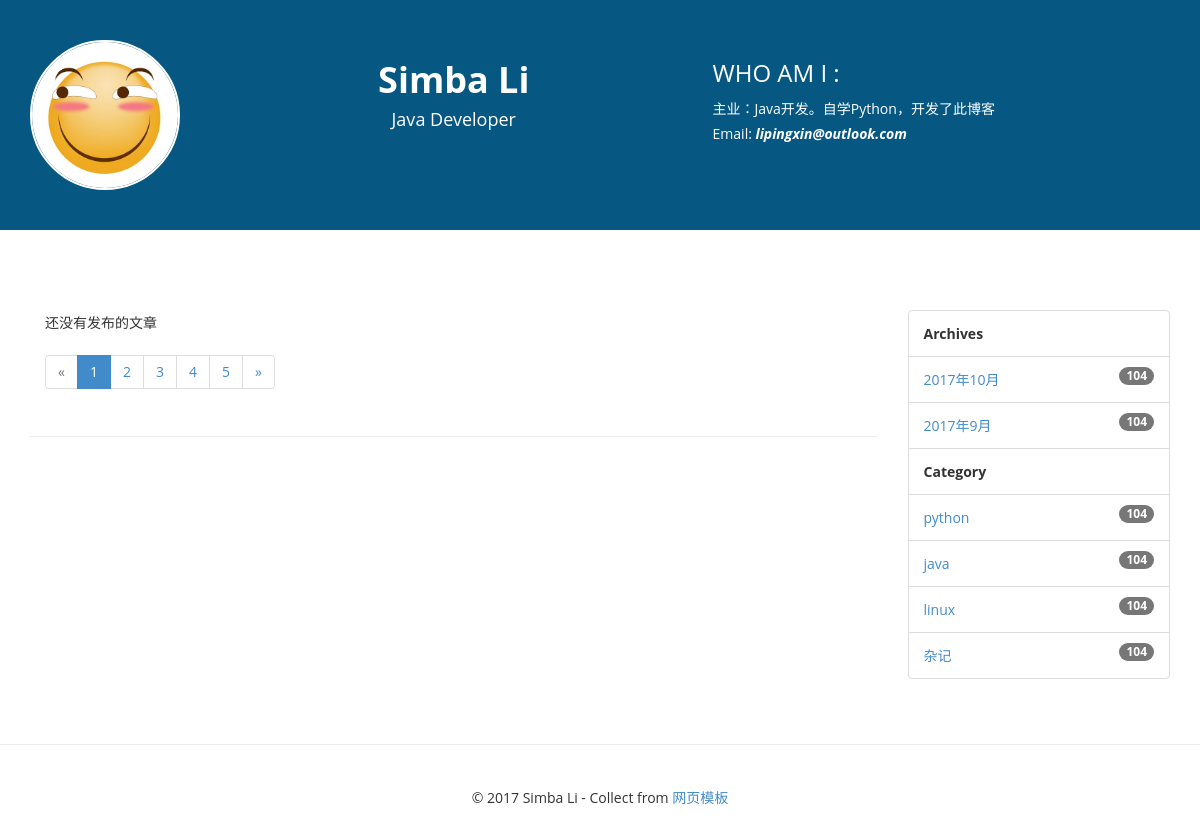
Page /category/1/ on the committed database.
### blog/models.py (models this page shows, shortened)
class Category(models.Model):
    name = models.CharField(max_length=100)

### blog/views.py (the view)
# urls.py: url(r'^category/(?P<pk>[0-9]+)/$', views.categories, name='category'),
def categories(request, pk):
    category = get_object_or_404(Category, pk=pk)
    posts = Post.objects.filter(category=category).order_by('-create_time')
    return render(request, 'blog/index.html', context={'posts': posts})

### blog/templatetags/blog_tags.py (called while the page is built)
@register.simple_tag()
def archives():
    return Post.objects.dates('create_time', 'month', order='DESC')

@register.simple_tag()
def get_categories():
    return Category.objects.all()

### templates/blog/index.html (shortened to what this page needs)
{% extends 'layout.html' %}
{% block main %}
<section>
    <div class="container">
        <div class="row">
            <div class="col-md-9">
                {% for post in posts %}
                <div class="blog-main">
                    <a href="{{ post.get_absolute_url }}">
                        <div class="heading-blog">
                            {{ post.title }}
                        </div>
                    </a>
                    {% if post.excerpt %}
                    <a href="{{ post.get_absolute_url }}">
                        <div class="blog-txt">
                            {{ post.excerpt }}
                        </div>
                    </a>
                    {% endif %}
                    <div class="blog-info">
                        <span class="label label-primary">{{ post.create_time }}</span>
                    </div>
                </div>
                {% empty %}
                    <div>还没有发布的文章</div>
                {% endfor %}
                <nav>
                    <ul class="pagination">
                        <li class="disabled"><a href="#"><span aria-hidden="true">&laquo;</span><span class="sr-only">Previous</span></a>
                        </li>
                        <li class="active"><a href="#">1 <span class="sr-only">(current)</span></a></li>
                        <li><a href="#">2 </a></li>
                        <li><a href="#">3 </a></li>
                        <li><a href="#">4 </a></li>
                        <li><a href="#">5 </a></li>
                        <li><a href="#"><span aria-hidden="true">&raquo;</span><span class="sr-only">Next</span></a>
                        </li>
                    </ul>
                </nav>
            </div>
        </div>
    </div>
</section>
<hr/>
{% endblock main %}

### templates/layout.html (shortened to what this page needs)
{% load staticfiles %}
{% load blog_tags %}
<!DOCTYPE html>
<html xmlns="http://www.w3.org/1999/xhtml">
<head>
    <link href="{% static 'blog/css/bootstrap.css' %}" rel="stylesheet"/>
    <link href="{% static 'blog/css/font-awesome.css' %}" rel="stylesheet"/>
    <link href="{% static 'blog/css/style.css' %}" rel="stylesheet"/>
    <link href="{% static 'blog/css/highlights/github.css' %}" rel="stylesheet">
</head>
<body>
<section class="header-section">
    <div class="container">
        <div class="row">
            <div class="col-md-2">
                <img src="{% static 'blog/img/headimage.jpg' %}" class="img-circle img-responsive"/>
            </div>
            <div class="col-md-5 text-center">
                <h1><strong>Simba Li </strong></h1>
                <h4>Java Developer</h4>
            </div>
            <div class="col-md-5">
                <h3>WHO AM I :</h3>
                主业：Java开发。自学Python，开发了此博客
                <br />
                Email: <i><strong>lipingxin@outlook.com</strong></i>
            </div>
        </div>
    </div>
</section>
<section>
    <div class="container">
        <div class="row">
            <div class="col-md-2 spon-txt"></div>
        </div>
    </div>
</section>
<section>
    <div class="container">
        <div class="row">
            <div class="col-md-9">
            {% block main %}
            {% endblock main %}
            </div>
            <div class="col-md-3">
                <ul class="list-group">
                    <li class="list-group-item">
                        <strong>Archives</strong>
                    </li>
                    {% archives as date_list %}
                    {% for date in date_list %}
                    <li class="list-group-item">
                        <span class="badge">104</span>
                        <a href="{% url 'blog:archive' date.year date.month %}">
                            {{ date.year }}年{{ date.month }}月
                        </a>
                    </li>
                    {% empty %}
                        <li class="list-group-item">
                            <span class="badge">104</span>暂无归档
                        </li>
                    {% endfor %}
                    <li class="list-group-item">
                        <strong>Category</strong>
                    </li>
                    {% get_categories as categories %}
                    {% for category in categories %}
                        <li class="list-group-item">
                            <span class="badge">104</span>
                            <a href="{% url 'blog:category' category.pk %}">
                                {{ category.name }}
                            </a>
                        </li>
                    {% endfor %}
                </ul>
                <br/>
            </div>
        </div>
    </div>
</section>
<hr/>
<div class="container">
    <div class="row">
        <div class="col-md-12 text-center set-foot">
            &copy 2017 Simba Li - Collect from <a
                href="http://www.cssmoban.com/" title="网页模板" target="_blank">网页模板</a>
        </div>
    </div>
</div>
</body>
</html>

### blog/static/blog/css/style.css (style rules this page uses)
﻿ html, body { padding-top:0px; margin:0px; }
body { font-family: 'Open Sans', sans-serif; line-height:25px; font-size:14px; }
.header-section { background-color:#065883; color:#fff; padding:40px 5px; }
.header-section img { max-width:150px; border:2px solid #fff; }
.spon-txt { padding:40px 5px; font-size:25px; font-weight:800; }
.set-foot { padding:20px 5px; }

### rows in the picture
Category: name "python"
Category: name "java"
Category: name "linux"
Category: name "杂记"

### other values in the picture
{{ date.year }} "2017" "2017"
{{ date.month }} "10" "9"
